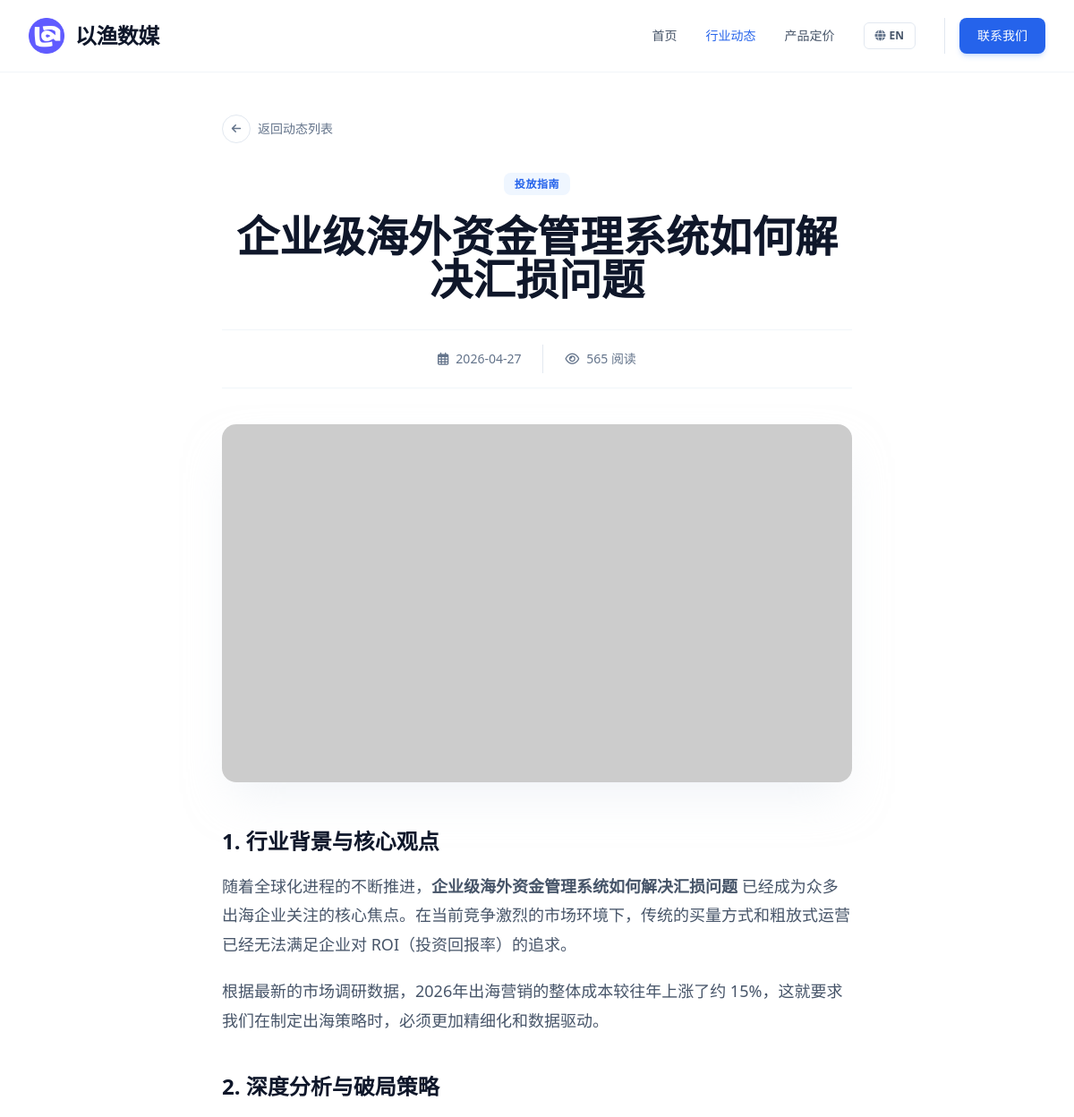
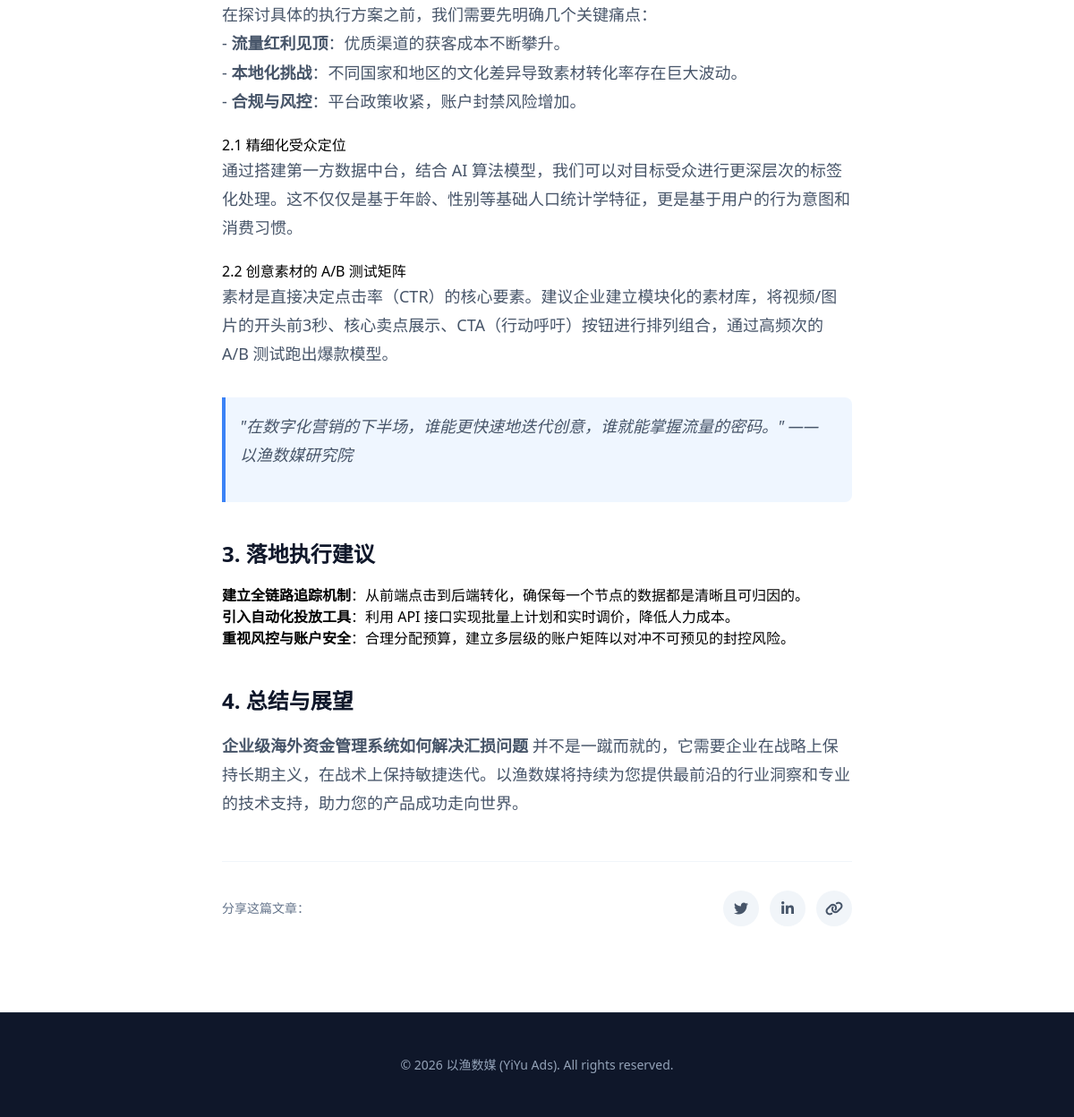
The page /article/20 on the database its author committed (2 pictures, top to bottom).
### tables this page shows
CREATE TABLE articles (
            id INTEGER PRIMARY KEY AUTOINCREMENT,
            category_id TEXT NOT NULL,
            title TEXT NOT NULL,
            summary TEXT NOT NULL,
            content TEXT NOT NULL,
            date TEXT NOT NULL,
            views INTEGER DEFAULT 0,
            image TEXT NOT NULL
        , seo_keywords TEXT DEFAULT '', seo_score INTEGER DEFAULT 0, title_en TEXT DEFAULT '', summary_en TEXT DEFAULT '', content_en TEXT DEFAULT '');

### app.py (the view)
@app.route('/article/<int:article_id>')
def article_detail(article_id):
    db = get_db()
    cur = db.cursor()
    cur.execute('SELECT * FROM articles WHERE id = ?', (article_id,))
    article = cur.fetchone()
    if article is None:
        return "Article not found", 404
    return render_template('article_detail.html', article=dict(article))

### app.py (called while the page is built)
def get_db():
    db = getattr(g, '_database', None)
    if db is None:
        db = g._database = sqlite3.connect(DB_PATH)
        db.row_factory = sqlite3.Row
    return db

@app.teardown_appcontext
def close_connection(exception):
    db = getattr(g, '_database', None)
    if db is not None:
        db.close()

@app.after_request
def add_header(response):
    response.headers["Cache-Control"] = "no-cache, no-store, must-revalidate"
    response.headers["Pragma"] = "no-cache"
    response.headers["Expires"] = "0"
    response.headers['Cache-Control'] = 'public, max-age=0'
    return response

### templates/article_detail.html (shortened to what this page needs)
<!DOCTYPE html>
<html lang="zh-CN" x-data="appData()">
<head>
    <script src="https://cdn.tailwindcss.com"></script>
    <link href="https://cdnjs.cloudflare.com/ajax/libs/font-awesome/6.0.0/css/all.min.css" rel="stylesheet">
</head>
<body class="font-sans antialiased bg-white">
    <nav class="fixed w-full z-50 transition-all duration-300 bg-white/90 backdrop-blur-md border-b border-slate-100">
        <div class="max-w-7xl mx-auto px-4 sm:px-6 lg:px-8">
            <div class="flex justify-between h-20 items-center">
                <a href="/" class="flex-shrink-0 flex items-center gap-3">
                    <img src="{{ url_for('static', filename='images/logo.png') }}" alt="Logo" class="w-10 h-10 rounded-lg object-cover" onerror="this.src='https://ui-avatars.com/api/?name=YY&background=0D8ABC&color=fff'">
                    <span class="font-bold text-2xl tracking-tight text-slate-900">以渔数媒</span>
                </a>
                <div class="hidden md:flex space-x-8 items-center">
                    <a href="/" class="text-sm font-medium text-slate-600 hover:text-blue-600 transition-colors" x-text="t[lang].nav.home">首页</a>
                    <a href="/articles" class="text-sm font-medium text-blue-600 transition-colors" x-text="t[lang].nav.articles">行业动态</a>
                    <a href="/pricing" class="text-sm font-medium text-slate-600 hover:text-blue-600 transition-colors" x-text="t[lang].nav.pricing">产品定价</a>
                    <button @click="toggleLang()" class="flex items-center space-x-1 px-3 py-1.5 rounded-md border border-slate-200 hover:border-blue-400 hover:bg-slate-50 transition-all">
                        <i class="fas fa-globe text-slate-500 text-xs"></i>
                        <span class="text-xs font-bold text-slate-600" x-text="lang === 'zh' ? 'EN' : '中'"></span>
                    </button>
                    <div class="flex items-center gap-3 pl-4 border-l border-slate-200">
                        <a href="https://t.me/yiyiyiads" target="_blank" class="px-5 py-2.5 rounded-lg bg-blue-600 text-white text-sm font-medium hover:bg-blue-700 transition-all shadow-md shadow-blue-500/20" x-text="t[lang].nav.contact">联系我们</a>
                    </div>
                </div>
            </div>
        </div>
    </nav>
    <main class="pt-32 pb-24">
        <div class="max-w-3xl mx-auto px-4 sm:px-6 lg:px-8 mb-8">
            <a href="/articles" class="inline-flex items-center gap-2 text-sm font-medium text-slate-500 hover:text-blue-600 transition-colors group">
                <div class="w-8 h-8 rounded-full border border-slate-200 flex items-center justify-center group-hover:border-blue-500 group-hover:bg-blue-50 transition-all">
                    <i class="fas fa-arrow-left text-xs group-hover:-translate-x-0.5 transition-transform"></i>
                </div>
                <span x-text="t[lang].back">返回动态列表</span>
            </a>
        </div>
        <article class="max-w-3xl mx-auto px-4 sm:px-6 lg:px-8">
            <header class="mb-10 text-center">
                <div class="mb-6">
                    <span class="px-3 py-1 bg-blue-50 text-blue-600 text-xs font-bold rounded-lg uppercase tracking-wider">
                        <span x-show="lang === 'zh'">
                            {% if article.category_id == 'news' %}官方公告
                            {% elif article.category_id == 'insight' %}行业洞察
                            {% elif article.category_id == 'guide' %}投放指南
                            {% elif article.category_id == 'update' %}产品更新
                            {% else %}资讯{% endif %}
                        </span>
                    </span>
                </div>
                <h1 class="text-3xl md:text-4xl lg:text-5xl font-extrabold text-slate-900 leading-tight mb-8">
                    <span x-show="lang === 'zh'">{{ article.get('title', '') }}</span>
                </h1>
                <div class="flex items-center justify-center gap-6 text-sm text-slate-500 border-t border-b border-slate-100 py-4">
                    <div class="flex items-center gap-2">
                        <i class="far fa-calendar-alt"></i>
                        <span>{{ article.date }}</span>
                    </div>
                    <div class="flex items-center gap-2">
                        <i class="far fa-eye"></i>
                        <span>{{ article.views }} <span x-text="t[lang].reads">阅读</span></span>
                    </div>
                </div>
            </header>
            <div class="rounded-2xl overflow-hidden mb-12 shadow-2xl shadow-slate-200/50">
                <img src="{{ article.image }}" alt="Featured Image" class="w-full h-[400px] object-cover">
            </div>
            <div class="prose max-w-none" x-show="lang === 'zh'">
                {{ article.get('content', '') | markdown | safe }}
            </div>
            <div class="mt-12 pt-8 border-t border-slate-100 flex items-center justify-between">
                <div class="text-sm font-medium text-slate-500" x-text="t[lang].share">分享这篇文章：</div>
                <div class="flex gap-3">
                    <button class="w-10 h-10 rounded-full bg-slate-100 flex items-center justify-center text-slate-600 hover:bg-[#1DA1F2] hover:text-white transition-colors">
                        <i class="fab fa-twitter"></i>
                    </button>
                    <button class="w-10 h-10 rounded-full bg-slate-100 flex items-center justify-center text-slate-600 hover:bg-[#0077B5] hover:text-white transition-colors">
                        <i class="fab fa-linkedin-in"></i>
                    </button>
                    <button class="w-10 h-10 rounded-full bg-slate-100 flex items-center justify-center text-slate-600 hover:bg-[#00B489] hover:text-white transition-colors">
                        <i class="fas fa-link"></i>
                    </button>
                </div>
            </div>
        </article>
    </main>
    <footer class="bg-slate-900 py-12 border-t border-slate-800">
        <div class="max-w-7xl mx-auto px-4 sm:px-6 lg:px-8 text-center">
            <p class="text-slate-400 text-sm">
                &copy; 2026 以渔数媒 (YiYu Ads). All rights reserved.
            </p>
        </div>
    </footer>
</body>
</html>

### templates/article_detail.html (style rules this page uses)
.prose h2 { color: #0f172a; font-weight: 700; font-size: 1.5rem; margin-top: 2.5rem; margin-bottom: 1rem; }
.prose p { color: #475569; line-height: 1.8; margin-bottom: 1.25rem; font-size: 1.125rem; }
.prose blockquote { border-left: 4px solid #3b82f6; padding-left: 1rem; color: #334155; font-style: italic; background: #eff6ff; padding: 1rem; border-radius: 0 0.5rem 0.5rem 0; margin: 2rem 0; }

### rows shown on the page
articles: get "企业级海外资金管理系统如何解决汇损问题", date "2026-04-27", views "565", get "1. 行业背景与核心观点 随着全球化进程的不断推进， 企业级海外资金管理系统如何解决汇损问题 已经成为众多出海企业关注的核心焦点。在当前竞争激烈的市场环境下，传统的买量方式和粗放式运营已经无法满足企业对 ROI（投资回报率）的追求。 根据最新的市场调研数据，2026年出海营销的整体成本较往年上涨了约 15%，这就要求我们在制定出海策略时，必须更加精细化和数据驱动。 2. 深度分析与破局策略 在探讨具体的执行方案之前，我们需要先明确几个关键痛点： - 流量红利见顶 ：优质渠道的获客成本不断攀升。 - 本地化挑战 ：不同国家和地区的文化差异导致素材转化率存在巨大波动。 - 合规与风控 ：平台政策收紧，账户封禁风险增加。 2.1 精细化受众定位 通过搭建第一方数据中台，结合 AI 算法模型，我们可以对目标受众进行更深层次的标签化处理。这不仅仅是基于年龄、性别等基础人口统计学特征，更是基于用户的行为意图和消费习惯。 2.2 创意素材的 A/B 测试矩阵 素材是直接决定点击率（CTR）的核心要素。建议企业建立模块化的素材库，将视频/图片的开头前3秒、核心卖点展示、CTA（行动呼吁）按钮进行排列组合，通过高频次的 A/B 测试跑出爆款模型。 \"在数字化营销的下半场，谁能更快速地迭代创意，谁就能掌握流量的密码。\" —— 以渔数媒研究院 3. 落地执行建议 建立全链路追踪机制 ：从前端点击到后端转化，确保每一个节点的数据都是清晰且可归因的。 引入自动化投放工具 ：利用 API 接口实现批量上计划和实时调价，降低人力成本。 重视风控与账户安全…"
